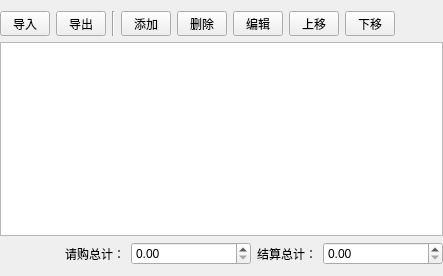
<?xml version="1.0" encoding="UTF-8"?>
<ui version="4.0">
 <class>Form</class>
 <widget class="QWidget" name="Form">
  <property name="geometry">
   <rect>
    <x>0</x>
    <y>0</y>
    <width>443</width>
    <height>276</height>
   </rect>
  </property>
  <property name="windowTitle">
   <string>Form</string>
  </property>
  <layout class="QVBoxLayout" name="verticalLayout" stretch="1,10,1">
   <property name="leftMargin">
    <number>0</number>
   </property>
   <property name="rightMargin">
    <number>0</number>
   </property>
   <item>
    <layout class="QHBoxLayout" name="horizontalLayout">
     <item>
      <widget class="QToolButton" name="toolButton_import">
       <property name="minimumSize">
        <size>
         <width>50</width>
         <height>0</height>
        </size>
       </property>
       <property name="text">
        <string>导入</string>
       </property>
      </widget>
     </item>
     <item>
      <widget class="QToolButton" name="toolButton_export">
       <property name="minimumSize">
        <size>
         <width>50</width>
         <height>0</height>
        </size>
       </property>
       <property name="text">
        <string>导出</string>
       </property>
      </widget>
     </item>
     <item>
      <widget class="Line" name="line">
       <property name="orientation">
        <enum>Qt::Vertical</enum>
       </property>
      </widget>
     </item>
     <item>
      <widget class="QToolButton" name="toolButton_append">
       <property name="minimumSize">
        <size>
         <width>50</width>
         <height>0</height>
        </size>
       </property>
       <property name="text">
        <string>添加</string>
       </property>
      </widget>
     </item>
     <item>
      <widget class="QToolButton" name="toolButton_remove">
       <property name="minimumSize">
        <size>
         <width>50</width>
         <height>0</height>
        </size>
       </property>
       <property name="text">
        <string>删除</string>
       </property>
      </widget>
     </item>
     <item>
      <widget class="QToolButton" name="toolButton_edit">
       <property name="minimumSize">
        <size>
         <width>50</width>
         <height>0</height>
        </size>
       </property>
       <property name="text">
        <string>编辑</string>
       </property>
      </widget>
     </item>
     <item>
      <widget class="QToolButton" name="toolButton_up">
       <property name="minimumSize">
        <size>
         <width>50</width>
         <height>0</height>
        </size>
       </property>
       <property name="text">
        <string>上移</string>
       </property>
      </widget>
     </item>
     <item>
      <widget class="QToolButton" name="toolButton_down">
       <property name="minimumSize">
        <size>
         <width>50</width>
         <height>0</height>
        </size>
       </property>
       <property name="text">
        <string>下移</string>
       </property>
      </widget>
     </item>
     <item>
      <spacer name="horizontalSpacer">
       <property name="orientation">
        <enum>Qt::Horizontal</enum>
       </property>
       <property name="sizeHint" stdset="0">
        <size>
         <width>40</width>
         <height>20</height>
        </size>
       </property>
      </spacer>
     </item>
    </layout>
   </item>
   <item>
    <layout class="QHBoxLayout" name="horizontalLayout_2">
     <item>
      <widget class="QTableView" name="tableView"/>
     </item>
    </layout>
   </item>
   <item>
    <layout class="QHBoxLayout" name="horizontalLayout_3">
     <item>
      <spacer name="horizontalSpacer_2">
       <property name="orientation">
        <enum>Qt::Horizontal</enum>
       </property>
       <property name="sizeHint" stdset="0">
        <size>
         <width>40</width>
         <height>20</height>
        </size>
       </property>
      </spacer>
     </item>
     <item>
      <widget class="QLabel" name="label">
       <property name="text">
        <string>请购总计：</string>
       </property>
      </widget>
     </item>
     <item>
      <widget class="QDoubleSpinBox" name="doubleSpinBox_requisition_total">
       <property name="sizePolicy">
        <sizepolicy hsizetype="Fixed" vsizetype="Fixed">
         <horstretch>0</horstretch>
         <verstretch>0</verstretch>
        </sizepolicy>
       </property>
       <property name="minimumSize">
        <size>
         <width>120</width>
         <height>0</height>
        </size>
       </property>
      </widget>
     </item>
     <item>
      <widget class="QLabel" name="label_2">
       <property name="text">
        <string>结算总计：</string>
       </property>
      </widget>
     </item>
     <item>
      <widget class="QDoubleSpinBox" name="doubleSpinBox_acceptance_total">
       <property name="sizePolicy">
        <sizepolicy hsizetype="Fixed" vsizetype="Fixed">
         <horstretch>0</horstretch>
         <verstretch>0</verstretch>
        </sizepolicy>
       </property>
       <property name="minimumSize">
        <size>
         <width>120</width>
         <height>0</height>
        </size>
       </property>
      </widget>
     </item>
    </layout>
   </item>
  </layout>
 </widget>
 <resources/>
 <connections/>
</ui>
